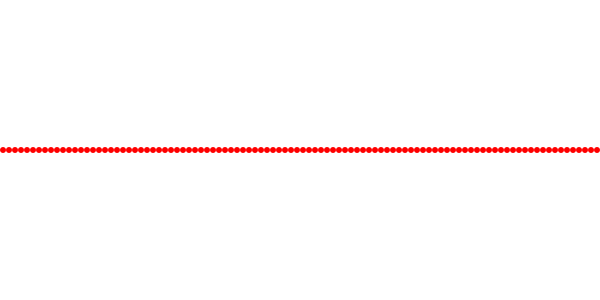
Frame 1 (no input)
Frame 60 (the mouse pressed at the canvas centre just before this capture): identical to frame 1, image omitted
Frame 120 (the mouse held since frame 60 and released just before this capture): identical to frame 1, image omitted

The Processing sketch that drew this single still picture (run headless with seeded random() and noise(); from frame 60 on, the mouse is pressed at the canvas centre):

// Processing sketch: moltePalline
// ── moltePalline.pde


void setup(){
  size(600,300);
}

void draw(){
  background(255);
  
  fill(255,0,0);
  noStroke();
  
  float nPalline = 100;
  
  for(int n = 0; n<nPalline; n++){
    // qui le cose si ripetono
     ellipse(width/nPalline/2 + n*(width/nPalline),150,width/nPalline,width/nPalline);
  }
  
}
